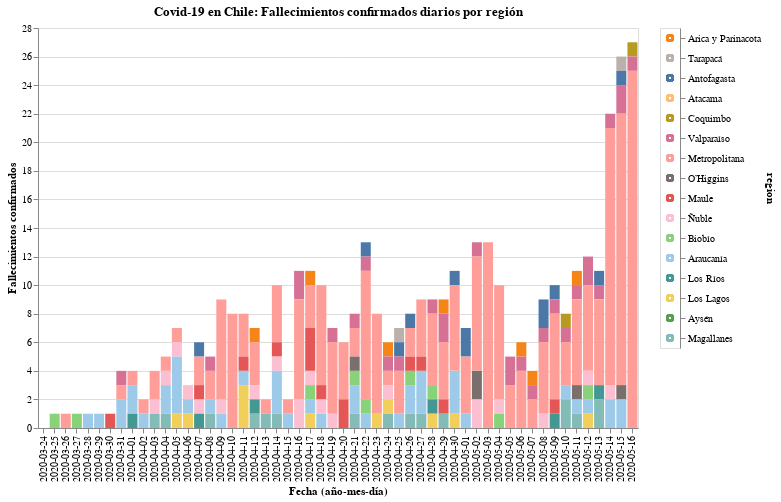

The cell this chart's notebook holds for it:
### Code cell
#hide_input

input_dropdown = alt.binding_select(options=new_data['region'].unique())
selection1 = alt.selection_single(fields=['region'], bind=input_dropdown, name=' ')
selection2 = alt.selection_multi(fields=['region'], on='mouseover')

color = alt.condition(selection1 | selection2,
                    alt.Color('region:N', scale=alt.Scale(scheme='tableau20'), legend=None),
                    alt.value('lightgray'))

bars = alt.Chart(new_data).mark_bar().encode(
    x=alt.X('date:O', axis=alt.Axis(title='Fecha (año-mes-día)')),
    y=alt.Y('fallecidos', axis=alt.Axis(title='Fallecimientos confirmados')),
    color=color,
    tooltip=['date', 'region', 'fallecidos'],
    order=alt.Order(
    # Sort the segments of the bars by this field
    'codigo region',
    sort='descending'
    )
    ).properties(
    title='Covid-19 en Chile: Fallecimientos confirmados diarios por región'
).add_selection(
    selection1, selection2
).transform_filter(
    selection1
)

legend = alt.Chart(new_data).mark_point().encode(
    y=alt.Y('region:N', axis=alt.Axis(orient='right'), sort=regiones),
    color=color
).add_selection(
    selection1, selection2
)

bars.properties(width=600, height=400) | legend

### Figure 1 — Vega-Lite specification as saved in the notebook (floating-point values rounded to 4 significant figures; data arrays with more than 128 entries replaced by an {"elided": "..."} marker saying what was removed)
{"config": {"view": {"continuousWidth": 400, "continuousHeight": 300}}, "hconcat": [{"mark": "bar", "encoding": {"color": {"condition": {"type": "nominal", "field": "region", "legend": null, "scale": {"scheme": "tableau20"}, "selection": {"or": [" ", "selector002"]}}, "value": "lightgray"}, "order": {"type": "quantitative", "field": "codigo region", "sort": "descending"}, "tooltip": [{"type": "nominal", "field": "date"}, {"type": "nominal", "field": "region"}, {"type": "quantitative", "field": "fallecidos"}], "x": {"type": "ordinal", "axis": {"title": "Fecha (año-mes-día)"}, "field": "date"}, "y": {"type": "quantitative", "axis": {"title": "Fallecimientos confirmados"}, "field": "fallecidos"}}, "height": 400, "selection": {" ": {"type": "single", "fields": ["region"], "bind": {"input": "select", "options": ["Arica y Parinacota", "Tarapacá", "Antofagasta", "Atacama", "Coquimbo", "Valparaíso", "Metropolitana", "O’Higgins", "Maule", "Ñuble", "Biobío", "Araucanía", "Los Ríos", "Los Lagos", "Aysén", "Magallanes"]}}, "selector002": {"type": "multi", "fields": ["region"], "on": "mouseover"}}, "title": "Covid-19 en Chile: Fallecimientos confirmados diarios por región", "transform": [{"filter": {"selection": " "}}], "width": 600}, {"mark": "point", "encoding": {"color": {"condition": {"type": "nominal", "field": "region", "legend": null, "scale": {"scheme": "tableau20"}, "selection": {"or": [" ", "selector002"]}}, "value": "lightgray"}, "y": {"type": "nominal", "axis": {"orient": "right"}, "field": "region", "sort": ["Arica y Parinacota", "Tarapacá", "Antofagasta", "Atacama", "Coquimbo", "Valparaíso", "Metropolitana", "O’Higgins", "Maule", "Ñuble", "Biobío", "Araucanía", "Los Ríos", "Los Lagos", "Aysén", "Magallanes"]}}, "selection": {" ": {"type": "single", "fields": ["region"], "bind": {"input": "select", "options": ["Arica y Parinacota", "Tarapacá", "Antofagasta", "Atacama", "Coquimbo", "Valparaíso", "Metropolitana", "O’Higgins", "Maule", "Ñuble", "Biobío", "Araucanía", "Los Ríos", "Los Lagos", "Aysén", "Magallanes"]}}, "selector002": {"type": "multi", "fields": ["region"], "on": "mouseover"}}}], "data": {"name": "data-07e688f04ef891c8cba32c9147cd7859"}, "$schema": "https://vega.github.io/schema/vega-lite/v4.8.1.json", "datasets": {"data-07e688f04ef891c8cba32c9147cd7859": {"elided": "864 records"}}}
